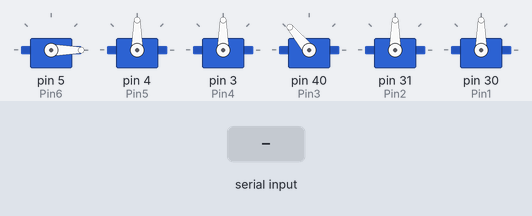
The sketch below on a simulated Arduino Mega 2560, built with avr-gcc and run on an emulated ATmega2560. On the bench: 6 × servo. The inputs (shaded band) are chosen by the test bench.

Above: at 1.2 s.
1.3 s: "30,150,10\n" received over Serial
At 3.5 s:
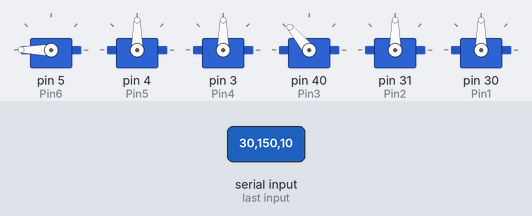
3.8 s: "90,45,200\n" received over Serial
At 5.5 s:
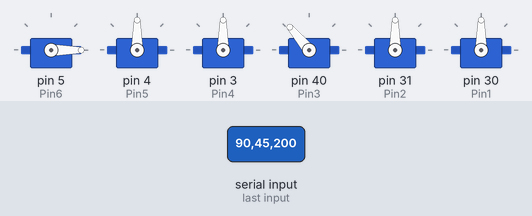
6.3 s: "30,150,10,200\n" received over Serial
At 6.8 s:
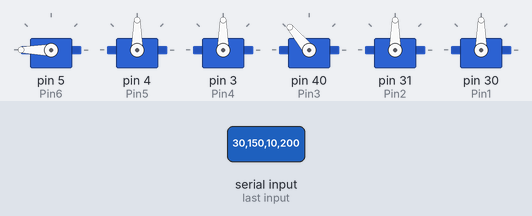
Timing chart, 0 to 9.3 s (numbered marks = the images above; inputs shaded):
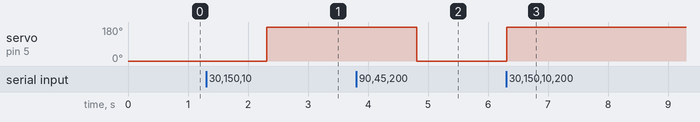

Measured:
- after the input at 1.3 s, servo on pin 5 (Pin6): 0° → 180° after 1.0 s
- after the input at 3.8 s, servo on pin 5 (Pin6): 180° → 0° after 1.0 s
- after the input at 6.3 s, servo on pin 5 (Pin6): 0° → 180° at once

The sketch:

servo-Leap-test_-_Backup.ino
```cpp
#include <Servo.h>

Servo servo6;
Servo servo5;
Servo servo4;
Servo servo3;
Servo servo2;
Servo servo1;

int Pin6 = 5;
int Pin5 = 4;
int Pin4 = 3;
int Pin3 = 40;
int Pin2 = 31;
int Pin1 = 30;


int val_6;
int val_5;
int val_4;
int val_3;
int val_2;
int val_1;

int Pos6 = 0;
int Pos5 = 90;
int Pos4 = 90;
int Pos3 = 130;
int Pos2 = 90;
int Pos1 = 90;

void Initi()
{
  Serial.begin(9600);
  servo6.attach(Pin6);
  servo6.write(Pos6);

  servo5.attach(Pin5);
  servo5.write(Pos5);

  servo4.attach(Pin4);
  servo4.write(Pos4);

  servo3.attach(Pin3);
  servo3.write(Pos3);

  servo2.attach(Pin2);
  servo2.write(Pos2);

  servo1.attach(Pin1);
  servo1.write(Pos1);

}
void ReceiveData(){

    val_6 = Serial.parseInt();
    val_5 = Serial.parseInt();
    val_4 = Serial.parseInt();
    //val_3 = Serial.parseInt();
    val_1 = Serial.parseInt();
    Serial.read();
}
void Pince(int val){
    if (val<50){
      servo6.write(180);
    }
    if (val>50){
      servo6.write(0);
    }
}

void Servos (int val,Servo servo, int fromLow, int fromHigh, int toLow, int toHigh){
  val = map(val,fromLow,fromHigh,toLow,toHigh);
  servo.write(val);
}


void setup() {
  // put your setup code here, to run once:
  Initi();
}

void loop() {
  // put your main code here, to run repeatedly:
  if(Serial.available() == '\n') {
      ReceiveData();

      Servos(val_4,servo4,-70,70,0,180);
      Servos(val_5,servo5,-80,80,0,180);
//      Servos(val_3,servo3,600,200,180,100);
      Servos(val_1,servo1,200,800,0,180);
      Pince(val_6);
  }
}
```
